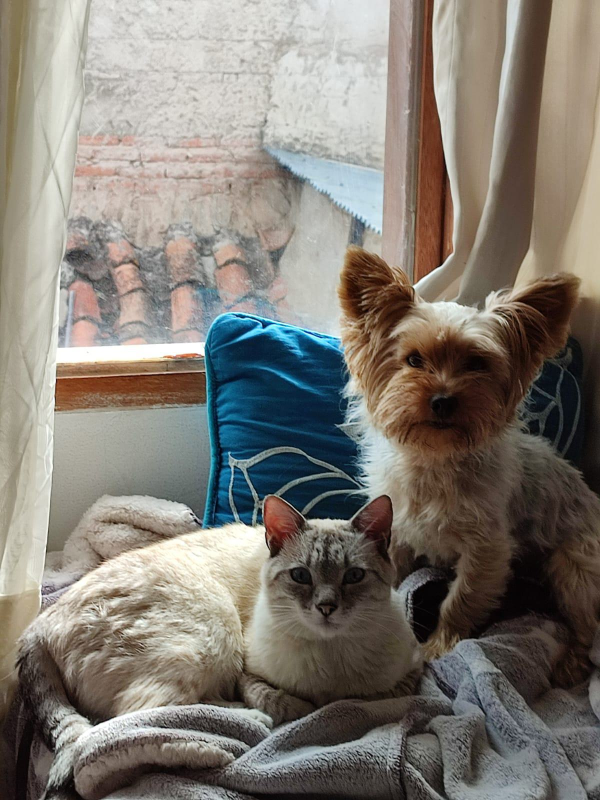
#> input picture PDI_001/Unidad 01 clases/imagentango.jpg, 1200 x 1600 px (shown at 1/2 size)
$ jupyter execute pdi_umbralizacion.ipynb
#> lines starting #> are read from the running program, lines starting #| are printed output that depends on the picture; after the words box and inside, x2 and y2 are one past the last pixel; in counts of white or black regions, pixels touching at a corner belong together
UMBRALIZACION

UMBRALIZACION CON LA TECNICA DE ISO DATA

[cell 1]
import cv2
import numpy as np
import matplotlib.pyplot as plt

def isodata (imagen):
    umbral = 128
    while True:
        grupo1=imagen [imagen<=umbral]
        grupo2=imagen [imagen>=umbral]

        mediag1=np.mean(grupo1)
        mediag2=np.mean(grupo2)

        umbral_nuevo = (mediag1+mediag2)/2

        if abs(umbral_nuevo-umbral)< 0.5:
            break
        umbral=umbral_nuevo

    return umbral

imagen= cv2.imread('imagentango.jpg',0)
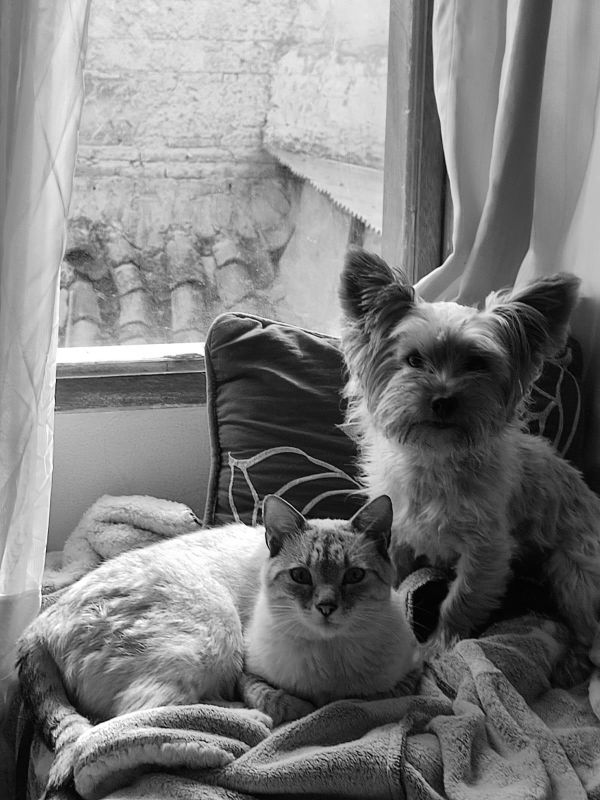
#> imagen: shape (1600, 1200) (shown at 1/2 size); min 0, max 255, mean 124.4

umbral_isodata = isodata(imagen)
#> the loop in isodata, `while True:` made 6 passes
#> (mediag1, mediag2, umbral_nuevo, umbral) on passes 1 to 5: (66.25, 180.8, 123.5, 123.5), (63.6, 179, 121.3, 121.3), (62.47, 178.1, 120.3, 120.3), (61.87, 177.6, 119.7, 119.7), (61.31, 177.1, 119.2, 119.2)
#> (mediag1, mediag2, umbral_nuevo) on pass 6: (61.31, 177.1, 119.2)
#> umbral_isodata = 119.2

umbral_isodata = isodata(imagen)
#> the loop in isodata (call 2), `while True:` made 6 passes

_, imagen_isodata=cv2.threshold (imagen, umbral_isodata, 255, cv2.THRESH_BINARY)
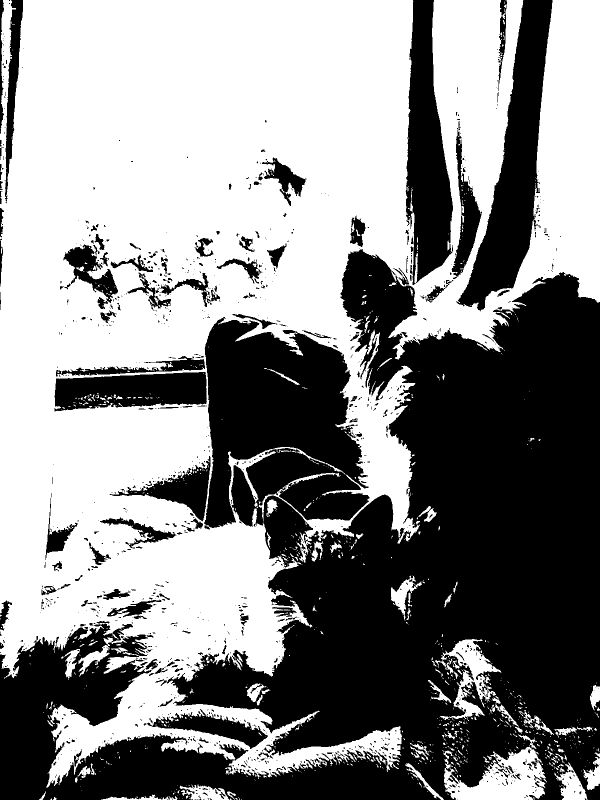
#> imagen_isodata: shape (1600, 1200) (shown at 1/2 size); 54.5% white; 1107 black regions (890 under 20 px), largest, box (x1, y1, x2, y2) and area: (0, 498, 1200, 1600) 706326, (912, 0, 1105, 623) 44561, (811, 0, 906, 570) 34045

plt.figure(figsize=(10,5))
plt.subplot(1,2,1)
plt.title("Imagen Original en escala de grises")
plt.imshow(imagen, cmap = 'gray')

plt.subplot(1,2,2)
plt.imshow(imagen_isodata, cmap='gray')
plt.title(f"Umbralización ISODATA (T={umbral_isodata:.2f})")
plt.show()
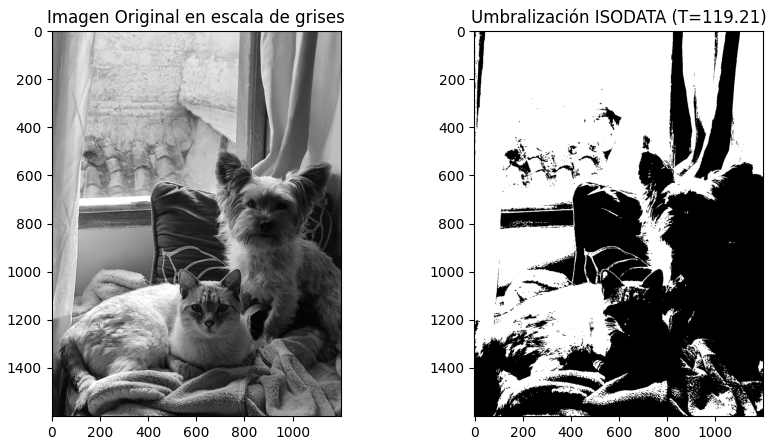
#> figure drawn by matplotlib, 2 panels

UMBRALIZACION POR TECNICA DE 2 PICOS

[cell 2]
import cv2
import numpy as np
import matplotlib.pyplot as plt

def dos_picos(imagen):
    hist= cv2.calcHist ([imagen], [0], None, [256], [0,256])
#> hist = 256 values, max 12760 at index 190, min 213 at index 1, mean 7500
    pico=np.array(hist)
#> pico has the same summary as hist
    pico=pico.flatten()
    pico_dif=np.diff(pico)
#> pico_dif = 255 values, max 3787 at index 254, min -1510 at index 190, mean 24.6
    primer_pico= np.argmax(pico_dif[:128])
#> primer_pico = 3
    segundo_pico= np.argmax(pico_dif[128:])+128
#> segundo_pico = 254
    umbral_2picos= ((primer_pico+segundo_pico)/2)
#> umbral_2picos = 128.5
    return umbral_2picos

image= cv2.imread('imagentango.jpg',0)

umbral_2pic=dos_picos(imagen)
#> umbral_2pic = 128.5

_, imagen_2picos=cv2.threshold(image, umbral_2pic, 255, cv2.THRESH_BINARY)
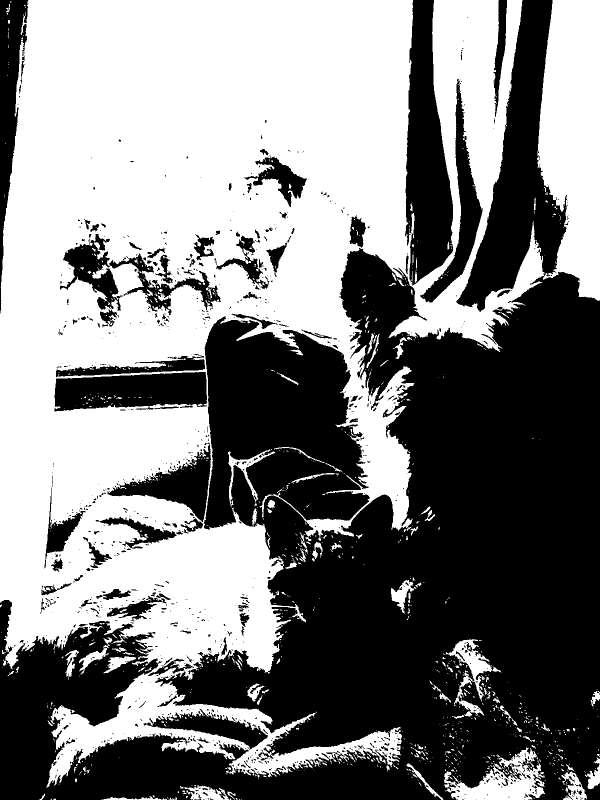
#> imagen_2picos: shape (1600, 1200) (shown at 1/2 size); 50.6% white; 996 black regions (814 under 20 px), largest, box (x1, y1, x2, y2) and area: (0, 0, 1200, 1600) 793801, (810, 0, 906, 571) 35751, (109, 744, 414, 823) 18867

plt.figure(figsize=(10,5))
plt.subplot(1,2,1)
plt.title("Imagen Original en escala de grises")
plt.imshow(image, cmap = 'gray')

plt.subplot(1,2,2)
plt.imshow(imagen_2picos, cmap='gray')
plt.title(f"Umbralización Dos Picos (T={umbral_2pic:.2f})")
plt.show()

UMBRALIZACION METODO OTSU

[cell 3]
import cv2
import numpy as np
import matplotlib.pyplot as plt

imagen= cv2.imread('imagentango.jpg',0)

_,imagenOtsu=cv2.threshold(imagen,0,255,cv2.THRESH_BINARY+cv2.THRESH_OTSU)
#> imagenOtsu: shape (1600, 1200); 54.9% white; 1106 black regions (898 under 20 px), largest, box (x1, y1, x2, y2) and area: (0, 498, 1200, 1600) 702877, (913, 0, 1105, 623) 44290, (811, 0, 906, 570) 33903
umbral_imagen=np.where(imagen>imagenOtsu,255,0).astype(np.uint8)
#> umbral_imagen: shape (1600, 1200); 45.1% white; 1106 white regions (898 under 20 px), largest, box (x1, y1, x2, y2) and area: (0, 498, 1200, 1600) 702607, (913, 0, 1105, 623) 44290, (811, 0, 906, 570) 33898
plt.figure(figsize=(10,5))
plt.subplot(1,2,1)
plt.title("original")
plt.axis("off")
plt.imshow(imagen,cmap="gray")

plt.subplot(1,2,2)
plt.title("umbrall otsu")
plt.imshow(umbral_imagen,cmap="gray")
plt.axis("off")
plt.show()

UMBRALIZACION VARIABLE - PARTICION DE UNA IMAGEN

[cell 4]
import cv2
import numpy as np
import matplotlib.pyplot as plt

def variable_umb_blok(image, tam_bloq, c):
#> called with tam_bloq = 900, c = 10
    umbral_ima=np.zeros_like(image)
    for y in range (0, image.shape[0], tam_bloq):
        for x in range (0, image.shape[1], tam_bloq):
            bloque= image[y:y+tam_bloq,x:x+tam_bloq]
            bloque_media=np.mean(bloque)
            umbral_adap=bloque_media-c
            umbral_ima[y:y+tam_bloq, x:x+tam_bloq]=(bloque>umbral_adap)*255

        return umbral_ima
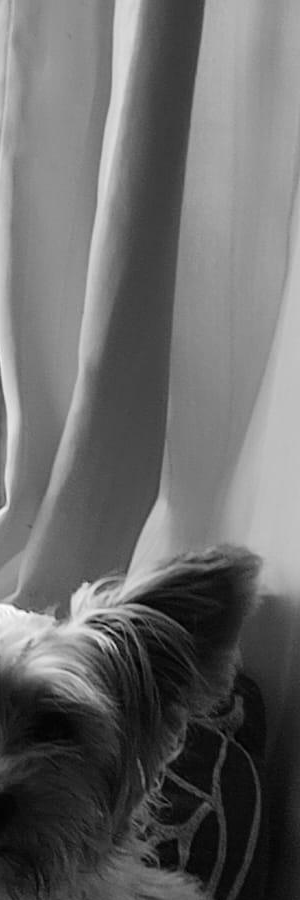
#> bloque: shape (900, 300); min 0, max 255, mean 104.4
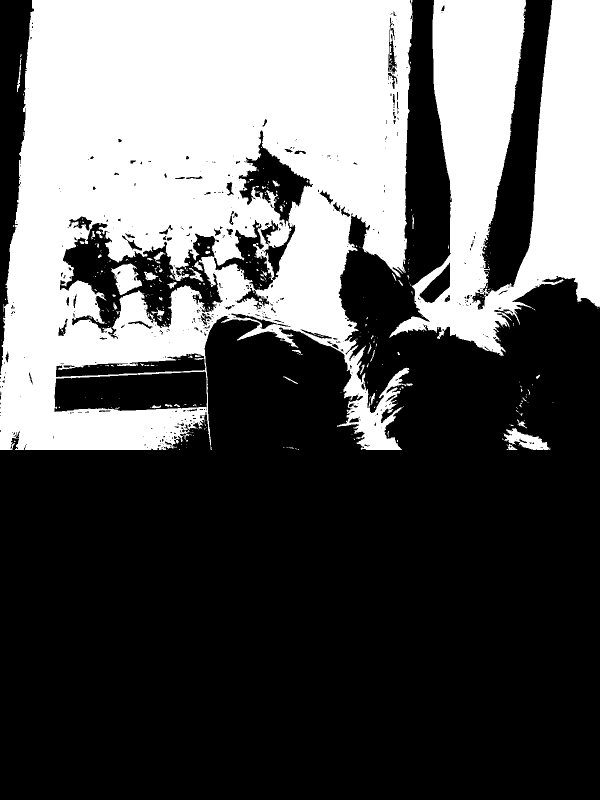
#> umbral_ima: shape (1600, 1200) (shown at 1/2 size); 36% white; 382 white regions (324 under 20 px), largest, box (x1, y1, x2, y2) and area: (0, 0, 825, 900) 516953, (778, 0, 1200, 712) 165000, (222, 527, 284, 590) 2217
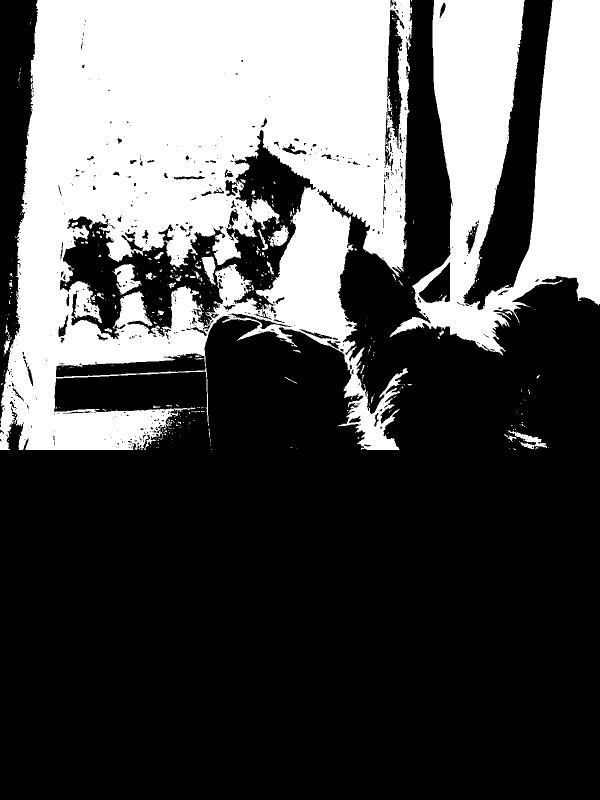
#> umbral_ima: shape (1600, 1200) (shown at 1/2 size); 33.2% white; 445 white regions (386 under 20 px), largest, box (x1, y1, x2, y2) and area: (0, 0, 824, 900) 470961, (779, 0, 1200, 711) 158214, (225, 528, 283, 589) 1808
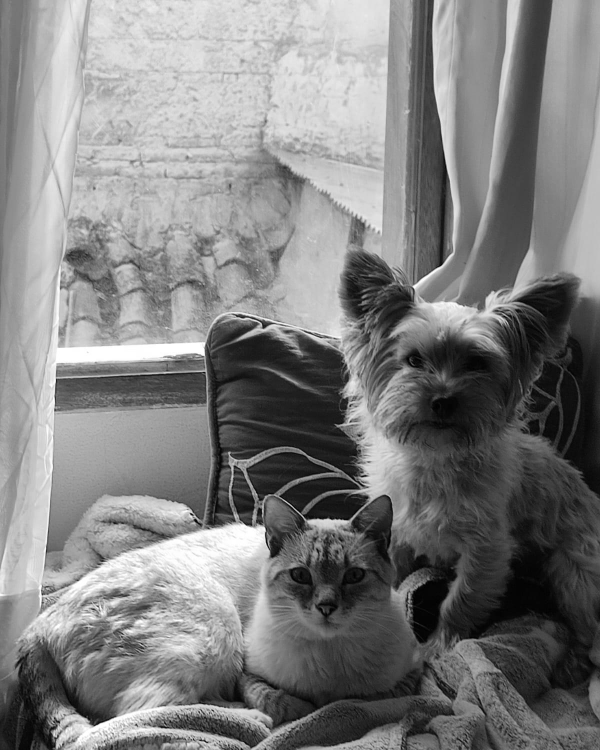
#> bloque: shape (1500, 1200) (shown at 1/2 size); min 0, max 255, mean 126.9
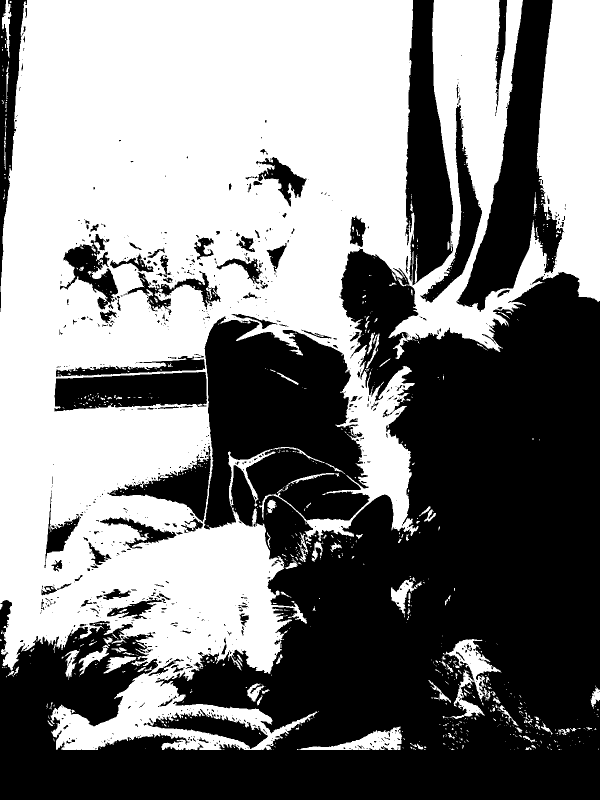
#> umbral_ima: shape (1600, 1200) (shown at 1/2 size); 50.7% white; 847 black regions (678 under 20 px), largest, box (x1, y1, x2, y2) and area: (0, 498, 1200, 1600) 756916, (912, 0, 1129, 624) 50110, (811, 0, 906, 571) 35188

imagen= cv2.imread('imagentango.jpg',0)
tam_bloq = 900
c = 10
umbral_img_adap=variable_umb_blok(imagen, tam_bloq, c)

plt.figure(figsize=(10,5))
plt.subplot(1,2,1)
plt.title("original con escala de grises")
plt.axis("on")
plt.imshow(imagen,cmap="gray")

plt.subplot(1,2,2)
plt.title("imagen con umbral adaptatico")
plt.imshow(umbral_img_adap, cmap="gray")
plt.axis("on")
plt.show()

CON DESVIACION

[cell 5]
import cv2
import numpy as np
import matplotlib.pyplot as plt


def umbra_var2 (imagen, tam_bloq, ajuste):
    umbral_ima=np.zeros_like(image)
    for y in range(0, image.shape[0], tam_bloq):
        for x in range (0, image.shape[1], tam_bloq):
            bloque= image[y:y+tam_bloq,x:x+tam_bloq]
            bloque_media=np.mean(bloque)
            des=np.std(bloque)
            umbral_adap=bloque_media-(ajuste*des)
            umbral_ima[y:y+tam_bloq, x:x+tam_bloq]=(bloque>umbral_adap)*255
        return umbral_ima


imagen= cv2.imread('imagentango.jpg',0)
tam_bloq = 900
c = 0.8
umbral_=variable_umb_blok(imagen, tam_bloq, c)


plt.subplot(1,2,1)
plt.title("original en escala de grises")
plt.axis("off")
plt.imshow(imagen,cmap="gray")


plt.subplot(1,2,2)
plt.title("umbral desviacion")
plt.imshow(umbral_,cmap="gray")
plt.axis("off")
plt.show()

adaptativa con ventana

[cell 6]
import cv2
import numpy as np
import matplotlib.pyplot as plt

def ventana (imagen, ventana, factor):
    umbre_imagen=np.zeros_like(imagen)
    pad=ventana//2
    padd_imge=cv2.copyMakeBorder(imagen, pad, pad, pad, pad, cv2.BORDER_REPLICATE)

    for y in range(imagen.shape[0]):
        for x in range (imagen.shape[1]):
            ventana1= padd_imge[y:y+ventana, x:x+ventana]
            media= np.mean(ventana1)
            dis= np.std(ventana1)
            umbral=media - (factor*dis)
            umbre_imagen [y,x]=255 if imagen[y,x] > umbral else 0
        return umbre_imagen

imagen= cv2.imread('imagentango.jpg',0)
tam_bloq = 1500
c = 2
umbral =variable_umb_blok(imagen, tam_bloq, c)

plt.subplot(1,2,1)
plt.title("original en escala de grises")
plt.axis("off")
plt.imshow(imagen,cmap="gray")


plt.subplot(1,2,2)
plt.title("umbral adaptativo  con ventan")
plt.imshow(umbral,cmap="gray")
plt.axis("off")
plt.show()

[cell 7]
import cv2
import numpy as np
import matplotlib.pyplot as plt


imagen= cv2.imread('imagentango.jpg',0)
ventana=15
factor=2
imagen_umbr= cv2.adaptiveThreshold(image,255, cv2.ADAPTIVE_THRESH_MEAN_C, cv2.THRESH_BINARY, ventana, factor)
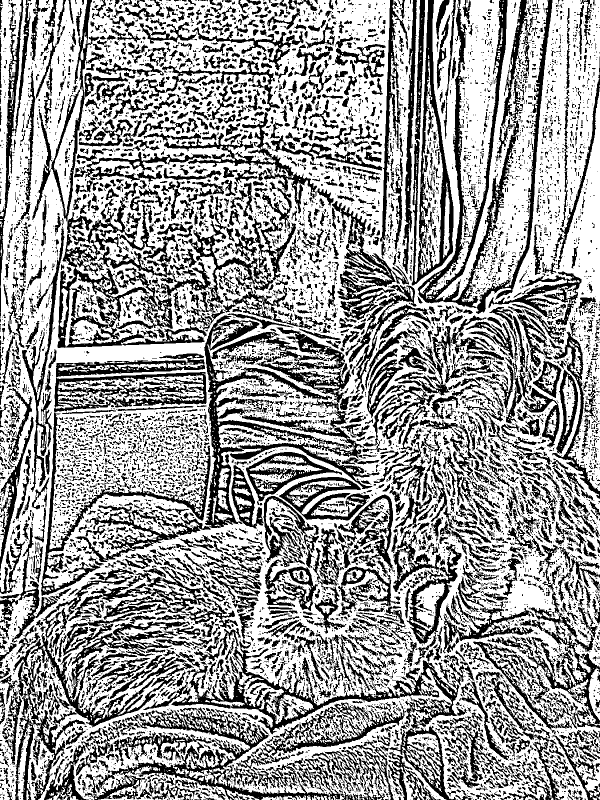
#> imagen_umbr: shape (1600, 1200) (shown at 1/2 size); 61.9% white; 9415 black regions (6773 under 20 px), largest, box (x1, y1, x2, y2) and area: (102, 0, 592, 696) 29565, (835, 0, 1105, 628) 26928, (26, 1225, 388, 1600) 23772
plt.figure(figsize=(10,5))
plt.subplot(1,2,1)
plt.title("original en escala de grises")
plt.axis("off")
plt.imshow(imagen,cmap="gray")


plt.subplot(1,2,2)
plt.title("imagen con umbral adaptativo")
plt.imshow(imagen_umbr,cmap="gray")
plt.axis("off")
plt.show()
